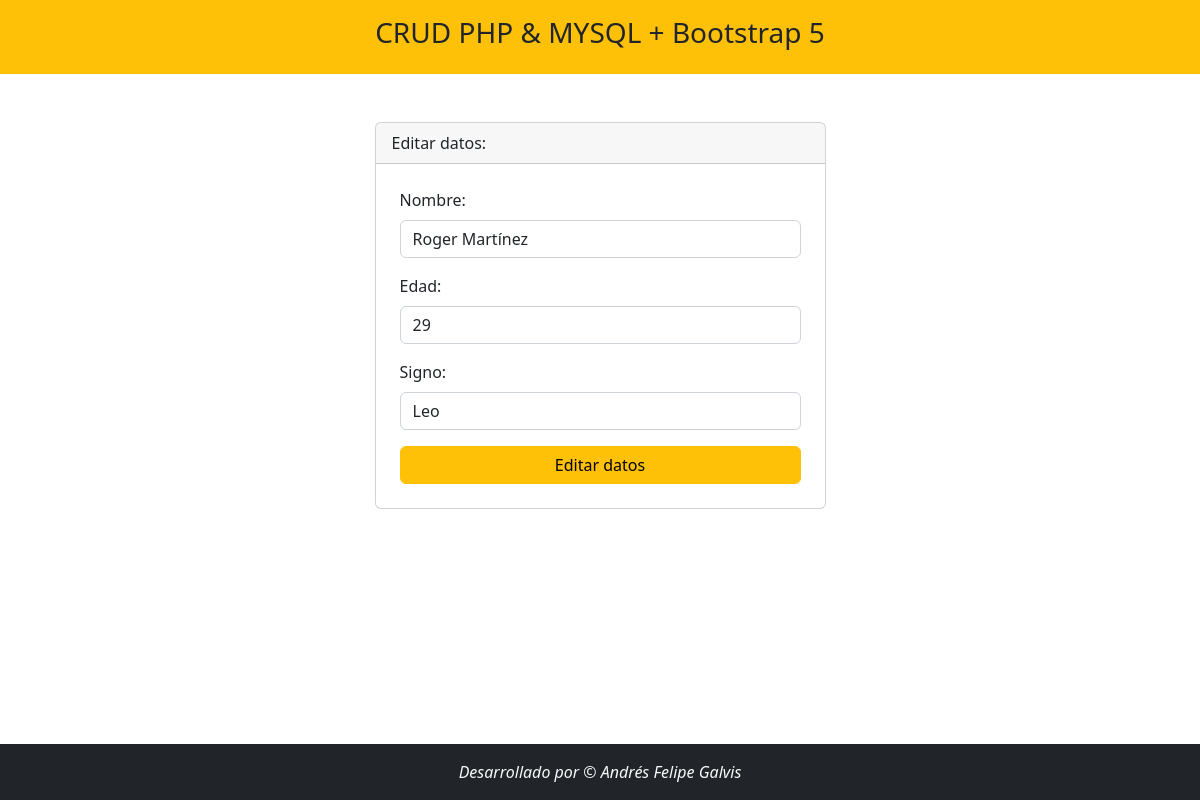
The app's page /editar.php?codigo=1 with its own data.
### tables this page shows
CREATE TABLE `empleados` (
  `codigo` int(11) NOT NULL,
  `nombre` varchar(100) NOT NULL,
  `edad` int(11) NOT NULL,
  `signo` varchar(20) NOT NULL
);

### editar.php (the view, shortened to what this page needs)
<?php include('./template/header.php'); ?>
<?php
    include_once 'model/conexion.php';
    $codigo = $_GET['codigo'];
    $sentencia = $bd->prepare('SELECT * FROM empleados WHERE codigo = ?;');
    $sentencia->execute([$codigo]);
    $persona = $sentencia->fetch(PDO::FETCH_OBJ);
?>
<div class="container mt-5">
    <div class="row justify-content-center">
        <div class="col-md-5">
            <div class="card">
                <div class="card-header">
                    Editar datos:
                </div>
                <form class="p-4" method="POST" action="./editarProceso.php">
                    <div class="mb-3">
                        <label for="" class="form-label">Nombre:</label>
                        <input type="text" class="form-control" name="inputNombre" autocomplete="off" required value="<?php echo $persona->nombre ?>">
                    </div>
                    <div class="mb-3">
                        <label for="" class="form-label">Edad:</label>
                        <input type="number" name="inputEdad" id="" class="form-control" autocomplete="off" required value="<?php echo $persona->edad ?>">
                    </div>
                    <div class="mb-3">
                        <label for="" class="form-label">Signo:</label>
                        <input type="text" name="inputSigno" id="" class="form-control" autocomplete="off" required value="<?php echo $persona->signo ?>">
                    </div>
                    <div class="d-grid">
                        <input type="submit" value="Editar datos" class="btn btn-warning">
                    </div>
                </form>
            </div>
        </div>
    </div>
</div>
<?php include('./template/footer.php'); ?>

### records on screen
empleados: inputNombre "Roger Martínez", inputEdad "29", inputSigno "Leo"
